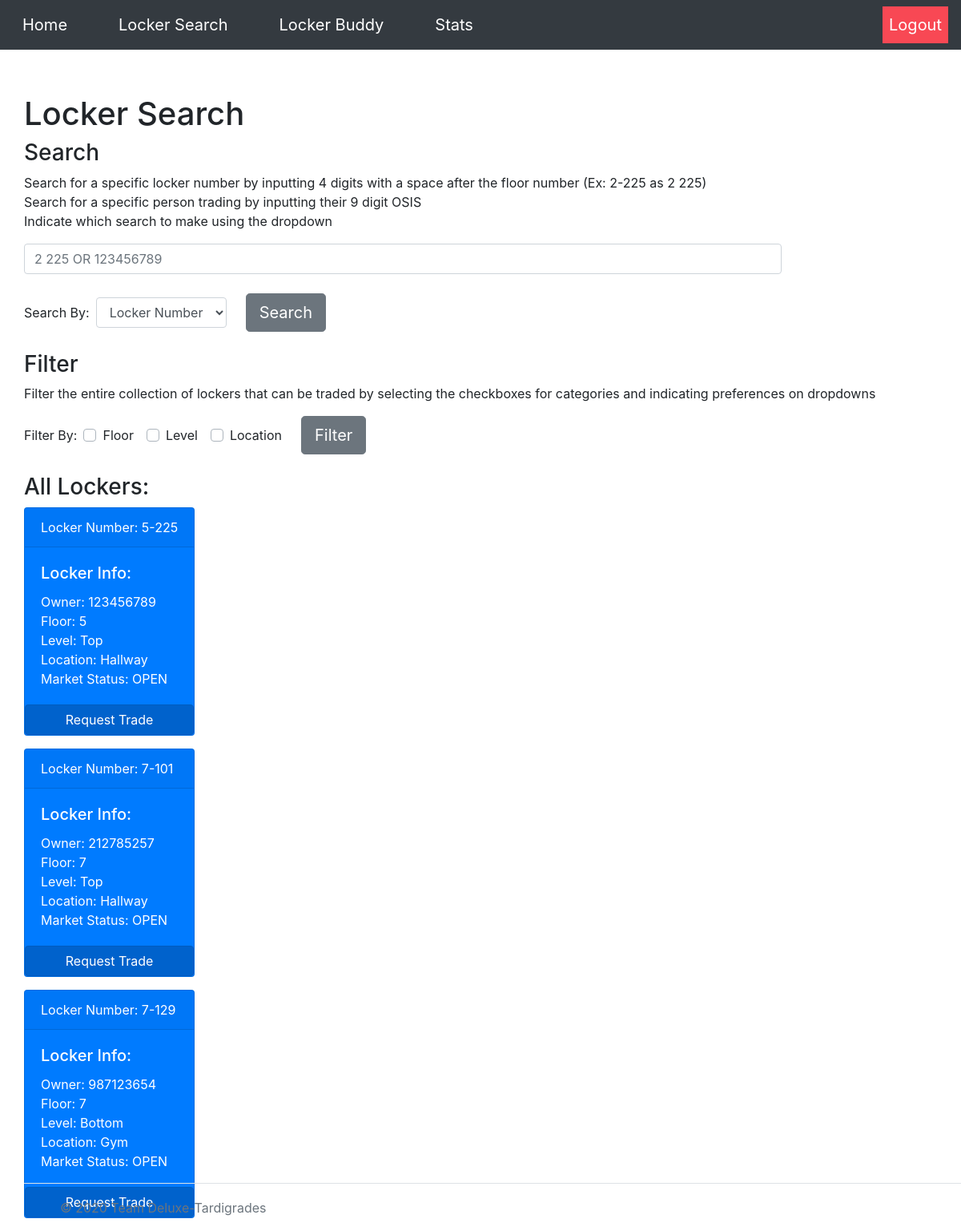
/locker, run on the app's committed database.
### tables this page shows
CREATE TABLE transaction_tbl (id INT, locker INT, recipient INT, sender INT, status TEXT, request TEXT, floor INT);

CREATE TABLE locker_tbl (locker INT, owner TEXT, combo TEXT, floor INT, level INT, location TEXT, status TEXT);

### __init__.py (the view)
@app.route("/locker")
def locker():
    all = db_manager.tradeableLockers()
    return render_template("locker.html",all=all,results=[])

### db_builder.py (called while the page is built)
def exec(cmd):
    db = sqlite3.connect(DB_FILE)
    c = db.cursor()
    output = c.execute(cmd)
    db.commit()
    return output

def execmany(cmd, inputs):
    db = sqlite3.connect(DB_FILE)
    c = db.cursor()
    output = c.execute(cmd, inputs)
    db.commit()
    return output

### db_manager.py (called while the page is built)
def getLockerInfo(locker):
    q = "SELECT * from locker_tbl WHERE locker=?"
    inputs = (locker,)
    data = execmany(q, inputs).fetchone()
    info = [data[0],data[1],data[2],data[3],data[4],data[5],data[6]]
    return info

def getTransLock(data):
    dataDict = {}
    for i in data:
        lock = getLockerInfo(i[1])
        dataDict[i] = lock
    return dataDict

def tradeableLockers():
    q = "SELECT * FROM transaction_tbl WHERE status='OPEN' AND request='trade'"
    data = exec(q).fetchall() #-> [(tuple,1,2,3),(tuple,1,2,3)]
    return getTransLock(data)

### templates/locker.html (shortened to what this page needs)
{% extends "base.html" %}
{% block body %}
<head>
</head>
<body>
  <h1>Locker Search</h1>
  <h3>Search</h3>
  <p> Search for a specific locker number by inputting 4 digits with a space after the floor number (Ex: 2-225 as 2 225)<br>
      Search for a specific person trading by inputting their 9 digit OSIS<br>
      Indicate which search to make using the dropdown </p>
  <div>
    <form class="pr-4" action="/lSearch" method="post">
      <input id="query" class="form-control mr-sm-2" type="text" name="query" placeholder="2 225 OR 123456789"><br>
        <div class="form-inline md-form mr-auto mb-4">
          <label for="searchBy">Search By: </label>
          <div class="px-2">
            <select id="searchBy" class="form-control" name="searchBy">
              <option>Locker Number</option>
            </select>
          </div>
          <button class="btn btn-secondary btn-lg ml-3" type="submit">Search</button>
      </form>
    </div>
  <h3>Filter</h3>
  <p> Filter the entire collection of lockers that can be traded by selecting the checkboxes for categories and indicating preferences on dropdowns </p>
  <div>
    <form action="/lFilter" method="post">
    <div class="form-inline md-form mr-auto mb-4">
      <label for="filter">Filter By: </label>
      <div class="custom-control custom-checkbox">
      <div class="px-2">
        <label class="custom-control-label" for="floor">Floor</label>
      </div>
      </div>
      <div class="custom-control custom-checkbox">
      <div class="px-2">
        <label class="custom-control-label" for="level">Level</label>
      </div>
      </div>
      <div class="custom-control custom-checkbox">
      <div class="px-2">
        <label class="custom-control-label" for="type">Location</label>
      </div>
      </div>
      <button class="btn btn-secondary btn-lg ml-3" type="submit">Filter</button>
    </div>
    </form>
  </div>
  <div class="form-inline">
    <div>
      {% if results == [] and all != [] %}
      <h3>All Lockers:</h3>
      {% for key in all %}
        <div class="card text-white bg-primary mb-3" style="max-width: 18rem;">
          <div class="card-header card-primary">Locker Number: {{key[6]}}-{{key[1]}}</div>
          <div class="card-body">
            <h5 class="card-title">Locker Info:</h5>
            <p class="card-text">Owner: {{key[3]}} <br> Floor: {{key[6]}} <br>
                                 Level: {{all[key][4]}} <br> Location: {{all[key][5]}} <br>
                                 Market Status: {{key[4]}} </p>
          </div>
          <form action="/home">
            <button class="btn btn-primary active btn-block">Request Trade</button>
          </form>
        </div>
      {% endfor %}
      {% endif %}
    </div>
</body>
{% endblock %}

### templates/base.html (shortened to what this page needs)
{% from "macros/render_flashes.html" import render_flashes %}
<!DOCTYPE html>
<html>
    <head>
        <link rel="stylesheet" href="https://stackpath.bootstrapcdn.com/bootstrap/4.3.1/css/bootstrap.min.css">
    </head>
    <body>
      <nav class="navbar navbar-expand-lg navbar-dark bg-dark" style="margin-left: -50px;">
				    <div class="collapse navbar-collapse" id="navbarSupportedContent">
				        <ul class="navbar-nav">
				            <li class="nav-item active px-4">
				                <a class="nav-link" href="/home" style="font-size:20px;">Home</a>
				            </li>
				        </ul>
								<ul class="navbar-nav">
				            <li class="nav-item active px-4">
				                <a class="nav-link" href="/locker" style="font-size:20px;">Locker Search</a>
				            </li>
				        </ul>
								<ul class="navbar-nav">
				            <li class="nav-item active px-4">
				                <a class="nav-link" href="/buddy" style="font-size:20px;">Locker Buddy</a>
				            </li>
				        </ul>
								<ul class="navbar-nav">
				            <li class="nav-item active px-4">
				                <a class="nav-link" href="/stats" style="font-size:20px;">Stats</a>
				            </li>
				        </ul>
				        <ul class="navbar-nav ml-auto">
										<li class="nav-item navbar-right">
				                <a class="nav-link text-white" href="/logout" style="font-size:20px; background-color:#f84854;"> Logout </a>
				            </li>
				        </ul>
				    </div>
				</nav>
        <br>
        {{ render_flashes() }}
        {% block body %}
        {% endblock %}
      <footer class="footer border-top">
        <div class="container">
          <span class="text-muted">© 2020 Team Deluxe-Tardigrades</small>
        </div>
      </footer>
    </body>
</html>

### templates/macros/render_flashes.html (shortened to what this page needs)
{% macro render_flashes() %}
    <br>
{% endmacro %}

### templates/base.html (style rules this page uses)
body { margin-left: 30px; }
.footer { position: absolute; bottom: 0; width: 100%; height: 60px; line-height: 60px; }

### templates/locker.html (style rules this page uses)
.pr-4 { margin-right: 200px; }

### data on the page
transaction_tbl: floor "5", locker "225", sender "123456789", status "OPEN"
locker_tbl: level "Top", location "Hallway"
transaction_tbl: floor "7", locker "101", sender "212785257", status "OPEN"
locker_tbl: level "Top", location "Hallway"
transaction_tbl: floor "7", locker "129", sender "987123654", status "OPEN"
locker_tbl: level "Bottom", location "Gym"
